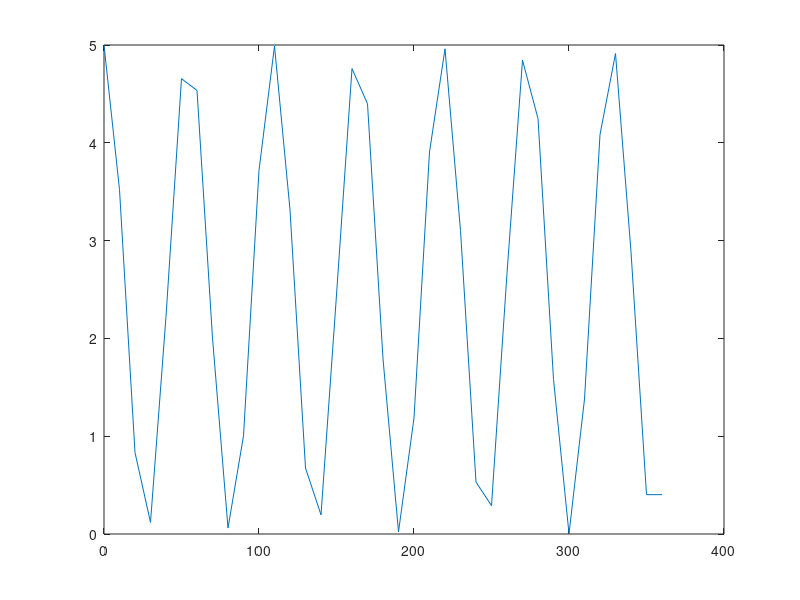

Write MATLAB code to recreate this figure.
po = 5;
o = 0;
a=0;
q =[];

for a = 0 :15 :90
    for o = 0:10:360
        p = po*(cos(a)^2 )* (cos(o - a)^2);
        t = a/15 + 1;
        r = o/10 + 1;
        q(t,r) = p;
    end
end
s = 0:10:360;
plot (s,q(1:1,:))